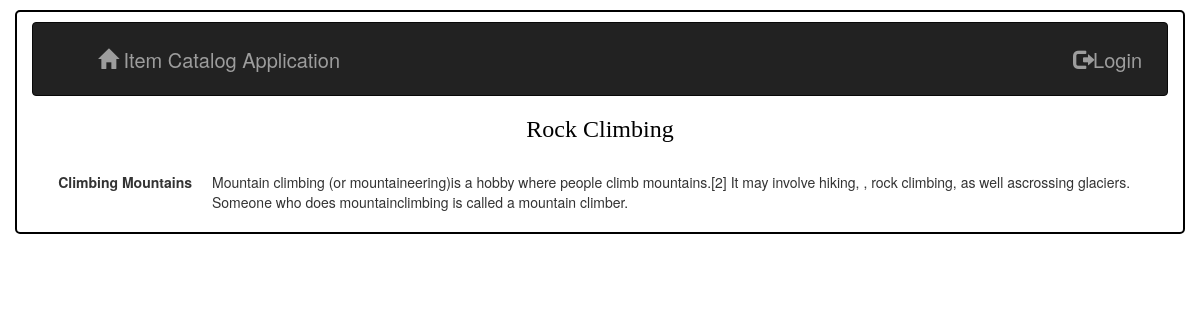
Screenshot of /catalog/6/item/10 with the database file from the repository.
### database_setup.py (models this page shows, shortened)
class Categories(Base):
    __tablename__ = 'categories'
    id = Column(Integer, primary_key=True)
    name = Column(String(250), nullable=False)
    user_id = Column(Integer, ForeignKey('user.id'))
    user = relationship(User)

class CategoryItem(Base):
    __tablename__ = 'category_item'
    name = Column(String(80), nullable=False)
    id = Column(Integer, primary_key=True)
    description = Column(String(250))
    categories_id = Column(Integer, ForeignKey('categories.id'))
    categories = relationship(Categories, single_parent=True)
    user_id = Column(Integer, ForeignKey('user.id'))
    user = relationship(User)

### application.py (the view)
@app.route('/catalog/<int:categories_id>/item/<int:items_id>')
def showItem(categories_id, items_id):
    categories = session.query(Categories).filter_by(id=categories_id).one()
    items = session.query(CategoryItem).filter_by(id=items_id).one()
    if 'username' not in login_session or \
            items.user_id != login_session['user_id']:
        return render_template('itemfornonymous.html', categories=categories,
                               items=items)
    else:  # if user is the creator, able to access update and delete the item
        return render_template('itemforauthorize.html',
                               categories=categories, items=items)

### templates/itemfornonymous.html (shortened to what this page needs)
{% extends "main.html" %}
{% block content %}
{% include "header.html" %}
<h3 style="text-align: center; font-family: italic;"><a href = "{{url_for('showCategories', categories_id=categories.id)}}" style="color:black">{{categories.name}}</a></h3>
<dl class="dl-horizontal">
  <dt>{{items.name}}</dt>
  <dd>{{items.description}}</dd>
</dl>
{% endblock %}

### rows the page displays
Categories: name "Rock Climbing"
CategoryItem: name "Climbing Mountains", description "Mountain climbing (or mountaineering)is a hobby where people climb mountains.[2] It may involve hiking, , rock climbing, as well ascrossing glaciers. Someone who does mountainclimbing is called a mountain climber."
